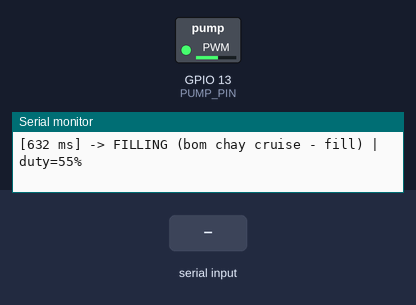
Recording of a sketch running on a simulated ESP32. Parts: switched loads named in the sketch (green lamp = pin HIGH), the last lines printed to the serial monitor. The inputs (shaded band) are chosen by the test bench.

Above: at 1.8 s.
1.9 s: "f90\n" received over Serial
At 4.69 s:
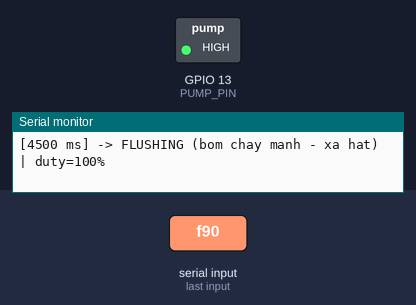
4.9 s: "0\n" received over Serial
At 5.8 s:
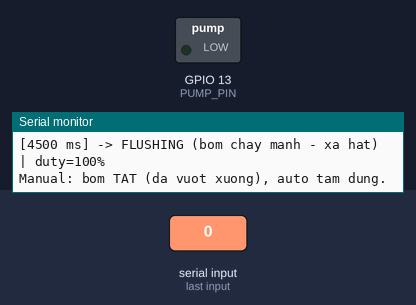
6.7 s: "a90\n" received over Serial
9.7 s: "x90\n" received over Serial
At 10.02 s:
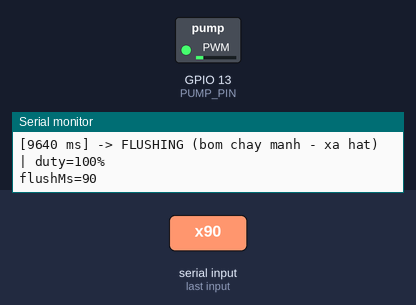
11.5 s: "a,45\n" received over Serial
Timing chart, 0 to 15.5 s (numbered marks = the images above; inputs shaded):
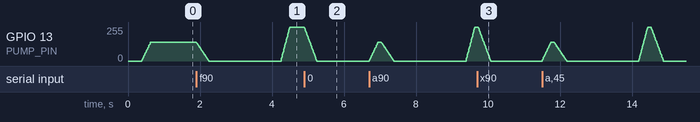

The sketch:

pump_pwm_test.ino
```cpp
// pump_pwm_test.ino
// Firmware TEST bơm RS365 12V qua MOSFET + PWM (thay module relay ON/OFF).
// Mục tiêu chống sóng (docs/research/2026-07-23-khay-lang-song-nghien-cuu-hop-nhat.md):
//   1. SOFT-STOP: vuốt duty 100%→0 trong ~350ms trước khi tắt hẳn, thay vì cắt đột
//      ngột. Cắt đột ngột gây BÚA NƯỚC (xung áp suất do khối nước trong ống có quán
//      tính, không dừng kịp theo motor) — tự nó kích một đợt sóng mới đúng lúc bắt
//      đầu pha SETTLING.
//   2. SOFT-START: vuốt 0→duty khi khởi động, tránh cú giật hút lúc bơm vào tải.
//   3. CRUISE DUTY < 100% suốt pha FILL: giảm vận tốc hút trung bình xuống dưới
//      ngưỡng gây "ực nước" (xoáy hút khí) tại miệng cổng xả. Giá trị đúng KHÔNG
//      tính được bằng lý thuyết — phải dò thực nghiệm bằng lệnh 'd'.
//      Pha FLUSH vẫn chạy duty cao để quét sạch hạt.
//
// ⚠️⚠️ KHÁC BIỆT SỐNG CÒN SO VỚI BẢN RELAY (pump_stopflow_test.ino):
//   Module relay opto trong bản cũ là ACTIVE-LOW  (GPIO LOW  = bơm CHẠY).
//   MOSFET N-channel IRLZ44N ở đây là  ACTIVE-HIGH (GPIO HIGH = bơm CHẠY).
//   Nạp nhầm bản này với đấu nối relay (hoặc ngược lại) = bơm chạy full tốc ngay
//   lúc boot. Kiểm kỹ phần cứng trước khi nạp.
//
// Đấu nối (MOSFET N-channel low-side):
//   ESP32 GPIO13 --[220Ω]--> Gate IRLZ44N
//   Gate --[10kΩ]--> GND        (kéo xuống: MOSFET TẮT khi ESP32 reset/boot,
//                                lúc đó GPIO ở trạng thái trôi nổi)
//   Source IRLZ44N -> GND chung (ESP32 GND + GND nguồn 12V)
//   Drain  IRLZ44N -> Bơm (−)
//   Bơm (+)        -> 12V+ (adapter 12V/2A)
//   Diode 1N4007/UF4007 song song 2 cực bơm, CATỐT (vạch) về phía 12V+
//     → dập xung cảm ứng ngược khi ngắt dòng cuộn dây motor
//   Tụ gốm 0.1µF hàn ngang 2 cực bơm, càng sát motor càng tốt (chống nhiễu chổi than)
//   Tụ hóa 470–1000µF trên rail 12V (gánh dòng khởi động đỉnh ~2A)
//
// ⚠️ IRLZ44N (logic-level) — KHÔNG dùng IRF540N: IRF540N là standard-level, cần
//    ~10V ở cổng mới mở bão hòa; với 3.3V của ESP32 nó chỉ mở dở, điện trở dẫn cao
//    hơn nhiều so datasheet → nóng bất thường, có thể hỏng.
//
// Board: ESP32 bất kỳ, Arduino-ESP32 core 3.x (API ledcAttach/ledcWrite).
//        Core 2.x dùng ledcSetup/ledcAttachPin — KHÔNG biên dịch được file này.

#include <Arduino.h>

// ---------- Cấu hình chân & PWM ----------
const int PUMP_PIN  = 13;
const int PWM_FREQ  = 20000;  // 20kHz: ngoài ngưỡng nghe + dòng cuộn cảm liên tục
const int PWM_BITS  = 10;     // độ phân giải 10 bit → duty 0..1023
const int PWM_MAX   = (1 << PWM_BITS) - 1;

// ---------- Tham số chu trình ----------
struct Timing {
  uint32_t fillMs     = 5000;
  uint32_t settleMs   = 2000;
  uint32_t flushMs    = 5000;
  uint32_t cooldownMs = 3000;
  uint32_t rampUpMs   = 250;   // vuốt lên khi khởi động
  uint32_t rampDownMs = 350;   // vuốt xuống trước khi tắt (chống búa nước)
  uint8_t  fillDuty   = 55;    // % — GIÁ TRỊ KHỞI ĐIỂM, phải dò thực nghiệm bằng 'd'
  uint8_t  flushDuty  = 100;   // % — flush cần mạnh để quét sạch hạt
} timing;

enum Phase { FILLING, SETTLING, FLUSHING, COOLDOWN };

const char* phaseName(Phase p) {
  switch (p) {
    case FILLING:  return "FILLING (bom chay cruise - fill)";
    case SETTLING: return "SETTLING (bom tat - lang nuoc - CHUP ANH)";
    case FLUSHING: return "FLUSHING (bom chay manh - xa hat)";
    case COOLDOWN: return "COOLDOWN (bom tat - nghi)";
  }
  return "?";
}

Phase    phase        = FILLING;
uint32_t phaseStartMs = 0;
bool     autoRunning  = true;
uint32_t cycleCount   = 0;
uint8_t  curDuty      = 0;     // % duty hiện tại

void pumpDuty(uint8_t pct) {
  if (pct > 100) pct = 100;
  curDuty = pct;
  ledcWrite(PUMP_PIN, (uint32_t)pct * PWM_MAX / 100);
}

// Vuốt duty tuyến tính từ mức hiện tại tới đích trong ms mili-giây.
// CHẶN (blocking) — chấp nhận được vì đây là firmware test 1 việc, và mọi pha
// đều phải đợi ramp xong mới có ý nghĩa. Bước 10ms đủ mượt so quán tính motor.
void rampDuty(uint8_t target, uint32_t ms) {
  const uint32_t stepMs = 10;
  if (ms < stepMs) { pumpDuty(target); return; }
  uint32_t steps = ms / stepMs;
  int      from  = curDuty;
  for (uint32_t i = 1; i <= steps; i++) {
    pumpDuty((uint8_t)(from + (int)(target - from) * (int)i / (int)steps));
    delay(stepMs);
  }
  pumpDuty(target);
}

void enterPhase(Phase p) {
  // Ra khỏi pha đang chạy: nếu sắp dừng bơm thì vuốt xuống TRƯỚC (chống búa nước)
  bool willRun = (p == FILLING || p == FLUSHING);
  if (!willRun && curDuty > 0) rampDuty(0, timing.rampDownMs);

  phase = p;

  if (willRun) {
    uint8_t target = (p == FILLING) ? timing.fillDuty : timing.flushDuty;
    rampDuty(target, timing.rampUpMs);
  }

  // Bat dau dong ho pha SAU khi vuot xong, de toan bo fillMs/flushMs co thuc te o
  // muc cruise/flush. Truoc day timestamp chay tran tren thoi gian vuot, tao ra
  // am lenh: fillMs 5000 voi rampUpMs 250 chi co ~4750ms cruise thuc te.
  phaseStartMs = millis();

  Serial.printf("[%lu ms] -> %s | duty=%u%%\n", phaseStartMs, phaseName(p), curDuty);
  if (p == SETTLING) {
    Serial.println("          (day la luc thuc te se: bat den nen + chup 1 anh)");
  }
}

void printStatus() {
  Serial.println(F("--- Trang thai ---"));
  Serial.printf("Auto:      %s\n", autoRunning ? "dang chay" : "TAM DUNG (dieu khien tay)");
  Serial.printf("Pha:       %s (da %lu ms)\n", phaseName(phase), millis() - phaseStartMs);
  Serial.printf("Duty:      %u%%\n", curDuty);
  Serial.printf("Chu ky:    %lu\n", cycleCount);
  Serial.printf("Timing(ms): fill=%lu settle=%lu flush=%lu cooldown=%lu\n",
                timing.fillMs, timing.settleMs, timing.flushMs, timing.cooldownMs);
  Serial.printf("Ramp(ms):   up=%lu down=%lu\n", timing.rampUpMs, timing.rampDownMs);
  Serial.printf("Duty(%%):    fill=%u flush=%u\n", timing.fillDuty, timing.flushDuty);
  Serial.println(F("------------------"));
}

void printHelp() {
  Serial.println(F("Lenh Serial:"));
  Serial.println(F("  p         - in trang thai"));
  Serial.println(F("  0         - TAM DUNG auto, vuot bom ve 0"));
  Serial.println(F("  1         - TAM DUNG auto, vuot bom len fillDuty"));
  Serial.println(F("  a         - chay lai auto tu dau pha FILLING"));
  Serial.println(F("  f<ms>     - thoi gian fill,     vd f3000"));
  Serial.println(F("  s<ms>     - thoi gian settle,   vd s1500"));
  Serial.println(F("  x<ms>     - thoi gian flush,    vd x8000"));
  Serial.println(F("  c<ms>     - thoi gian cooldown, vd c5000"));
  Serial.println(F("  u<ms>     - ramp UP,            vd u250"));
  Serial.println(F("  w<ms>     - ramp DOWN,          vd w350"));
  Serial.println(F("  d<0-100>  - CRUISE duty pha FILL  (do thuc nghiem!), vd d45"));
  Serial.println(F("  X<0-100>  - duty pha FLUSH,        vd X100"));
  Serial.println(F("  r         - khoi phuc mac dinh"));
  Serial.println(F("  ?         - in lai menu"));
  Serial.println(F(""));
  Serial.println(F("CACH DO CRUISE DUTY: chay 'a', nhin mat nuoc luc FILLING."));
  Serial.println(F("Con nghe 'uc uc'/xoay phieu o mieng xa -> ha 'd' 5% roi thu lai."));
  Serial.println(F("Lay muc THAP NHAT ma van day nuoc len du muc trong fillMs."));
}

void handleSerial() {
  if (!Serial.available()) return;
  String line = Serial.readStringUntil('\n');
  line.trim();
  if (line.length() == 0) return;

  char cmd = line[0];
  long val = line.length() > 1 ? line.substring(1).toInt() : -1;

  switch (cmd) {
    case 'p': printStatus(); break;
    case '?': printHelp();   break;
    case '0':
      autoRunning = false;
      rampDuty(0, timing.rampDownMs);
      Serial.println("Manual: bom TAT (da vuot xuong), auto tam dung.");
      break;
    case '1':
      autoRunning = false;
      rampDuty(timing.fillDuty, timing.rampUpMs);
      Serial.printf("Manual: bom BAT duty=%u%%, auto tam dung.\n", curDuty);
      break;
    case 'a':
      autoRunning = true;
      enterPhase(FILLING);
      Serial.println("Da chay lai auto Stop-Flow.");
      break;
    case 'f': if (val > 0) { timing.fillMs     = val; Serial.printf("fillMs=%ld\n", val); }     break;
    case 's': if (val > 0) { timing.settleMs   = val; Serial.printf("settleMs=%ld\n", val); }   break;
    case 'x': if (val > 0) { timing.flushMs    = val; Serial.printf("flushMs=%ld\n", val); }    break;
    case 'c': if (val > 0) { timing.cooldownMs = val; Serial.printf("cooldownMs=%ld\n", val); } break;
    case 'u': if (val >= 0) { timing.rampUpMs   = val; Serial.printf("rampUpMs=%ld\n", val); }   break;
    case 'w': if (val >= 0) { timing.rampDownMs = val; Serial.printf("rampDownMs=%ld\n", val); } break;
    case 'd':
      if (val >= 0 && val <= 100) {
        timing.fillDuty = (uint8_t)val;
        Serial.printf("fillDuty=%ld%%\n", val);
        if (phase == FILLING && curDuty > 0) rampDuty(timing.fillDuty, 200);
      } else Serial.println("Duty phai trong 0..100");
      break;
    case 'X':
      if (val >= 0 && val <= 100) {
        timing.flushDuty = (uint8_t)val;
        Serial.printf("flushDuty=%ld%%\n", val);
      } else Serial.println("Duty phai trong 0..100");
      break;
    case 'r':
      timing = Timing();
      Serial.println("Da khoi phuc mac dinh.");
      break;
    default:
      Serial.println("Lenh khong hop le. Go '?' de xem menu.");
  }
}

void setup() {
  // AN TOÀN TRƯỚC TIÊN: ghim chân xuống LOW (= MOSFET TẮT) trước mọi việc khác,
  // rồi mới gắn PWM. Ngược chiều với bản relay active-low — xem cảnh báo đầu file.
  pinMode(PUMP_PIN, OUTPUT);
  digitalWrite(PUMP_PIN, LOW);

  ledcAttach(PUMP_PIN, PWM_FREQ, PWM_BITS);
  pumpDuty(0);

  Serial.begin(115200);
  delay(300);
  Serial.println();
  Serial.println(F("=== Aqua Scope - Pump PWM (MOSFET IRLZ44N) test firmware ==="));
  Serial.printf("PUMP_PIN=GPIO%d | PWM %dHz %d-bit | ACTIVE-HIGH (HIGH = bom CHAY)\n",
                PUMP_PIN, PWM_FREQ, PWM_BITS);
  Serial.println(F("!! Firmware nay dung cho MOSFET. KHONG nap khi dang dau RELAY active-low !!"));
  printHelp();

  enterPhase(FILLING);
}

void loop() {
  handleSerial();
  if (!autoRunning) return;

  uint32_t elapsed = millis() - phaseStartMs;
  switch (phase) {
    case FILLING:  if (elapsed >= timing.fillMs)     enterPhase(SETTLING); break;
    case SETTLING: if (elapsed >= timing.settleMs)   enterPhase(FLUSHING); break;
    case FLUSHING: if (elapsed >= timing.flushMs)    enterPhase(COOLDOWN); break;
    case COOLDOWN:
      if (elapsed >= timing.cooldownMs) { cycleCount++; enterPhase(FILLING); }
      break;
  }
}
```

Measured:
- after the input at 4.9 s, GPIO 13 (PUMP_PIN): moves from 255/255 to 0/255 over 0.34 s, starting at once
- after the input at 9.7 s, GPIO 13 (PUMP_PIN): moves from 255/255 to 0/255 over 0.34 s, starting at once
